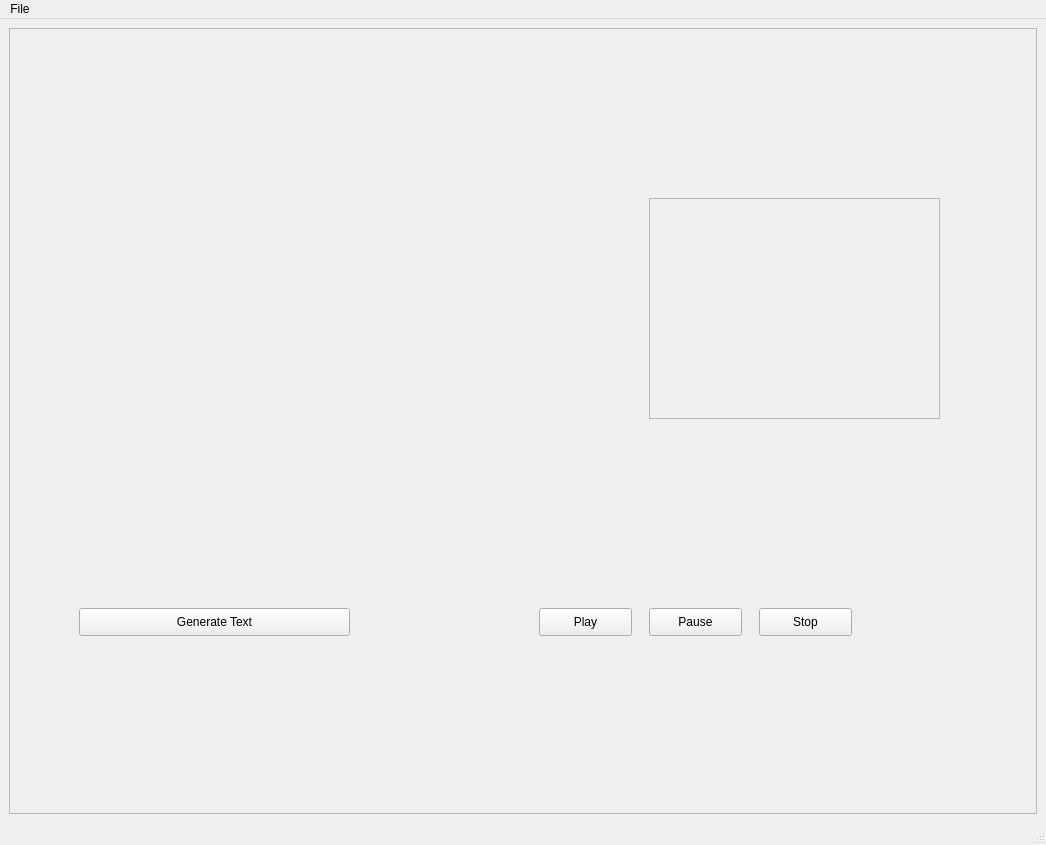
<?xml version="1.0" encoding="UTF-8"?>
<ui version="4.0">
 <class>MainWindow</class>
 <widget class="QMainWindow" name="MainWindow">
  <property name="geometry">
   <rect>
    <x>0</x>
    <y>0</y>
    <width>1046</width>
    <height>845</height>
   </rect>
  </property>
  <property name="windowTitle">
   <string>Video To Text Annotator</string>
  </property>
  <widget class="QWidget" name="centralwidget">
   <layout class="QHBoxLayout" name="horizontalLayout">
    <item>
     <widget class="QFrame" name="frame">
      <property name="minimumSize">
       <size>
        <width>20</width>
        <height>0</height>
       </size>
      </property>
      <property name="frameShape">
       <enum>QFrame::StyledPanel</enum>
      </property>
      <property name="frameShadow">
       <enum>QFrame::Raised</enum>
      </property>
      <widget class="QPushButton" name="pushButton">
       <property name="geometry">
        <rect>
         <x>530</x>
         <y>580</y>
         <width>93</width>
         <height>28</height>
        </rect>
       </property>
       <property name="text">
        <string>Play</string>
       </property>
      </widget>
      <widget class="QPushButton" name="pushButton_2">
       <property name="geometry">
        <rect>
         <x>640</x>
         <y>580</y>
         <width>93</width>
         <height>28</height>
        </rect>
       </property>
       <property name="text">
        <string>Pause</string>
       </property>
      </widget>
      <widget class="QPushButton" name="pushButton_3">
       <property name="geometry">
        <rect>
         <x>750</x>
         <y>580</y>
         <width>93</width>
         <height>28</height>
        </rect>
       </property>
       <property name="text">
        <string>Stop</string>
       </property>
      </widget>
      <widget class="Phonon::SeekSlider" name="seekSlider">
       <property name="geometry">
        <rect>
         <x>40</x>
         <y>550</y>
         <width>941</width>
         <height>22</height>
        </rect>
       </property>
      </widget>
      <widget class="Phonon::VolumeSlider" name="volumeSlider">
       <property name="geometry">
        <rect>
         <x>870</x>
         <y>580</y>
         <width>113</width>
         <height>26</height>
        </rect>
       </property>
       <property name="minimumSize">
        <size>
         <width>20</width>
         <height>0</height>
        </size>
       </property>
      </widget>
      <widget class="QPushButton" name="pushButton_4">
       <property name="geometry">
        <rect>
         <x>70</x>
         <y>580</y>
         <width>271</width>
         <height>28</height>
        </rect>
       </property>
       <property name="text">
        <string>Generate Text</string>
       </property>
      </widget>
      <widget class="QFrame" name="frame_2">
       <property name="geometry">
        <rect>
         <x>640</x>
         <y>170</y>
         <width>291</width>
         <height>221</height>
        </rect>
       </property>
       <property name="frameShape">
        <enum>QFrame::StyledPanel</enum>
       </property>
       <property name="frameShadow">
        <enum>QFrame::Raised</enum>
       </property>
      </widget>
      <widget class="Phonon::VideoPlayer" name="videoPlayer">
       <property name="geometry">
        <rect>
         <x>10</x>
         <y>10</y>
         <width>1001</width>
         <height>531</height>
        </rect>
       </property>
      </widget>
     </widget>
    </item>
   </layout>
  </widget>
  <widget class="QMenuBar" name="menubar">
   <property name="geometry">
    <rect>
     <x>0</x>
     <y>0</y>
     <width>1046</width>
     <height>26</height>
    </rect>
   </property>
   <widget class="QMenu" name="menuFile">
    <property name="title">
     <string>File</string>
    </property>
    <addaction name="separator"/>
    <addaction name="actionOpen"/>
    <addaction name="actionChange_download_path"/>
    <addaction name="actionExit"/>
   </widget>
   <addaction name="menuFile"/>
  </widget>
  <widget class="QStatusBar" name="statusbar"/>
  <action name="actionOpen">
   <property name="text">
    <string>Open</string>
   </property>
  </action>
  <action name="actionChange_download_path">
   <property name="text">
    <string>Change download path</string>
   </property>
  </action>
  <action name="actionExit">
   <property name="text">
    <string>Exit</string>
   </property>
  </action>
 </widget>
 <customwidgets>
  <customwidget>
   <class>Phonon::VideoPlayer</class>
   <extends>QWidget</extends>
   <header location="global">phonon/videoplayer.h</header>
  </customwidget>
  <customwidget>
   <class>Phonon::SeekSlider</class>
   <extends>QWidget</extends>
   <header location="global">phonon/seekslider.h</header>
  </customwidget>
  <customwidget>
   <class>Phonon::VolumeSlider</class>
   <extends>QWidget</extends>
   <header location="global">phonon/volumeslider.h</header>
  </customwidget>
 </customwidgets>
 <resources>
  <include location="icons.qrc"/>
 </resources>
 <connections/>
</ui>
